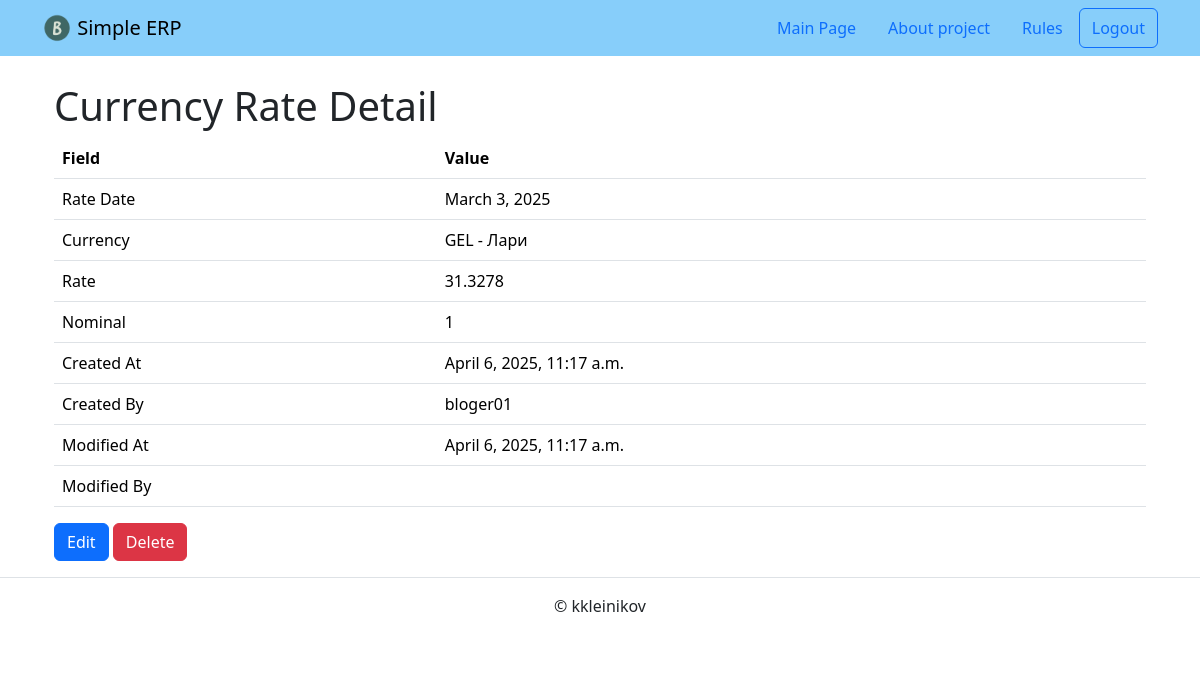
Screenshot of /currency_rates/28/ (signed in) with the database file from the repository.
### common/models.py (models this page shows, shortened)
class CurrencyRate(AuditTrailModel):
    currency = models.ForeignKey(
        Currency,
        on_delete=models.CASCADE,
        related_name='rates',
        verbose_name='Currency',
    )
    rate_date = models.DateField(blank=False, null=False)
    nominal = models.PositiveSmallIntegerField(default=1)
    rate = models.FloatField(blank=False, null=False)
    class Meta:
        ordering = ['-rate_date', 'currency']
        verbose_name = 'Currency Rate'
        verbose_name_plural = 'Currency Rates'
        unique_together = ('currency', 'rate_date')

class Currency(AuditTrailModel, NoteModel):
    code = models.CharField(
        primary_key=True,
        max_length=3,
        unique=True,
        null=False,
        verbose_name='Currency Code',
    )
    name = models.CharField(
        max_length=30,
        verbose_name='Short Description',
    )
    iso_code = models.CharField(
        max_length=3,
        unique=True,
        verbose_name='ISO',
    )
    numeric_code = models.PositiveSmallIntegerField(
        default=0,
    )
    class Meta:
        ordering = ['code']
        verbose_name = 'Currency'
        verbose_name_plural = 'Currencies'
    def __str__(self):
        return f'{self.code} - {self.name}'

### common/views.py (the view)
class CurrencyRateDetailView(
    LoginRequiredMixin,
    CurrencyRateMixin,
    CurrencyRateDetailMixin,
    DetailView
):
    pass

### common/mixins.py (called while the page is built)
    def get_object(self, queryset=None):
        pk = self.kwargs.get('pk')
        currency_rate = get_object_or_404(CurrencyRate, pk=pk)
        return currency_rate

### templates/common/currencyrate_detail.html (shortened to what this page needs)
{% extends "base.html" %}
{% block content %}
  <div class="container" style="margin-top: 10px">
    <h1>Currency Rate Detail</h1>
    <table class="table">
      <thead>
        <tr>
          <th>Field</th>
          <th>Value</th>
        </tr>
      </thead>
      <tbody>
        <tr>
          <td>Rate Date</td>
          <td>{{ object.rate_date }}</td>
        </tr>
        <tr>
          <td>Currency</td>
          <td>{{ object.currency }}</td>
        </tr>
        <tr>
          <td>Rate</td>
          <td>{{ object.rate }}</td>
        </tr>
        <tr>
          <td>Nominal</td>
          <td>{{ object.nominal }}</td>
        </tr>
        <tr>
          <td>Created At</td>
          <td>{{ object.created_at }}</td>
        </tr>
        <tr>
          <td>Created By</td>
          <td>{{ object.created_by }}</td>
        </tr>
        <tr>
          <td>Modified At</td>
          <td>{{ object.modified_at }}</td>
        </tr>
        <tr>
          <td>Modified By</td>
          <td>{{ object.modified_by }}</td>
        </tr>
      </tbody>
    </table>
    <form method="post" action="{% url 'common:currency_rates_edit' object.currency.code object.rate_date|date:'Y-m-d' %}" style="display: inline;">
      <button type="submit" class="btn btn-primary">Edit</button>
    </form>
    <form method="post" action="{% url 'common:currency_rates_delete' object.currency.code object.rate_date|date:'Y-m-d'  %}" style="display: inline;">
      <button type="submit" class="btn btn-danger">Delete</button>
    </form>
  </div>
{% endblock %}

### rows the page displays
CurrencyRate: rate_date "March 3, 2025", currency "GEL - Лари", rate "31.3278", nominal "1", created_at "April 6, 2025, 11:17 a.m.", created_by "bloger01", modified_at "April 6, 2025, 11:17 a.m."
